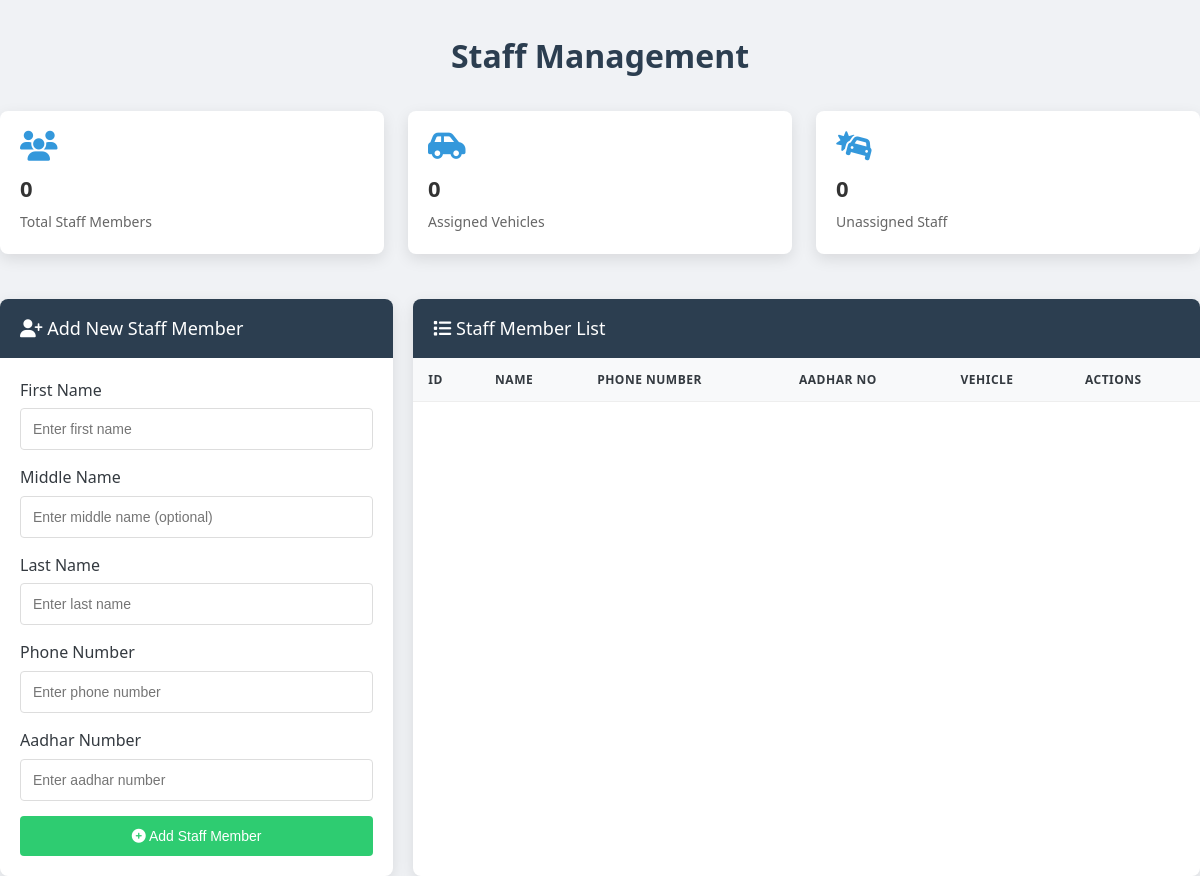
Page /php/workers.php on the earlier database version.
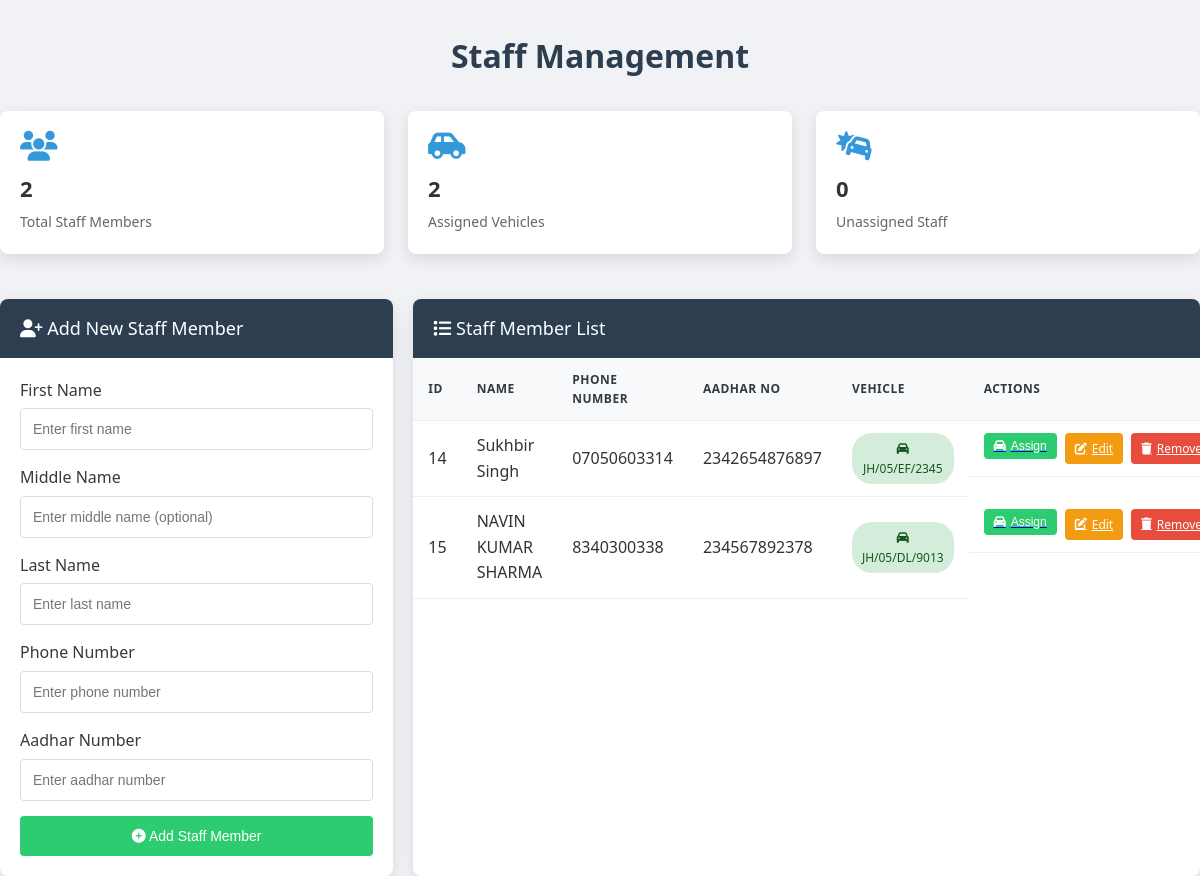
Same page on the later database version.
### tables this page shows
CREATE TABLE `members` (
  `id` int(11) NOT NULL,
  `firstname` varchar(50) NOT NULL,
  `middlename` varchar(50) DEFAULT NULL,
  `lastname` varchar(50) NOT NULL,
  `phoneNumber` varchar(15) NOT NULL,
  `aadharNo` varchar(20) NOT NULL,
  `vehicle` varchar(255) DEFAULT NULL
);

### php/workers.php (the view, shortened to what the changed rows need)
<?php
$servername = "localhost";
$username = "root";
$password = "";
$dbname = "final";
$conn = new mysqli($servername, $username, $password, $dbname);
$result = $conn->query("SELECT * FROM members");
$totalMembers = $result->num_rows;
$assignedResult = $conn->query("SELECT COUNT(*) as assigned FROM members WHERE vehicle IS NOT NULL AND vehicle != ''");
$assignedRow = $assignedResult->fetch_assoc();
$assignedVehicles = $assignedRow['assigned'];
?>
<!DOCTYPE html>
<html lang="en">
<head>
    <link rel="stylesheet" href="https://cdnjs.cloudflare.com/ajax/libs/font-awesome/6.4.0/css/all.min.css">
</head>
<body>
    <h1 class="page-title">Staff Management</h1>
    <div class="dashboard-stats">
        <div class="stat-card">
            <i class="fas fa-users"></i>
            <h3><?php echo $totalMembers; ?></h3>
            <p>Total Staff Members</p>
        </div>
        <div class="stat-card">
            <i class="fas fa-car-side"></i>
            <h3><?php echo $assignedVehicles; ?></h3>
            <p>Assigned Vehicles</p>
        </div>
    </div>
    <div class="main-container">
        <div class="form-container">
            <div class="form-header">
                <h2><i class="fas fa-user-plus"></i> Add New Staff Member</h2>
            </div>
        </div>
        <div class="table-container">
            <div class="table-header">
                <h2><i class="fas fa-list"></i> Staff Member List</h2>
            </div>
            <div style="overflow-x: auto;">
                <table class="member-table">
                    <thead>
                        <tr>
                            <th>ID</th>
                            <th>Name</th>
                            <th>Phone Number</th>
                            <th>Aadhar No</th>
                            <th>Vehicle</th>
                            <th>Actions</th>
                        </tr>
                    </thead>
                    <tbody>
                        <?php while ($row = $result->fetch_assoc()): ?>
                        <tr>
                            <td><?= $row["id"] ?></td>
                            <td>
                                <?= $row["firstname"] ?>
                                <?= $row["middlename"] ? $row["middlename"] : "" ?>
                                <?= $row["lastname"] ?>
                            </td>
                            <td><?= $row["phoneNumber"] ?></td>
                            <td><?= $row["aadharNo"] ?></td>
                            <td>
                                <?php if($row["vehicle"]): ?>
                                    <span class="badge badge-assigned">
                                        <i class="fas fa-car"></i> <?= $row["vehicle"] ?>
                                    </span>
                                <?php else: ?>
                                    <span class="badge badge-unassigned">
                                        <i class="fas fa-triangle-exclamation"></i> Not Assigned
                                    </span>
                                <?php endif; ?>
                            </td>
                            <td class="action-buttons">
                               <a href="assign_vehicle.php?id=<?= $row['id']?>"> <button class="btn btn-sm btn-success" onclick="openAssignModal(<?= $row['id'] ?>)">
                                    <i class="fas fa-car"></i> Assign
                                </button>
                                </a>
                                <a href="edit_member.php?id=<?= $row['id'] ?>" class="btn btn-sm btn-warning">
                                    <i class="fas fa-edit"></i> Edit
                                </a>
                                <a href="delete_member.php?id=<?= $row['id'] ?>" class="btn btn-sm btn-danger" onclick="return confirm('Are you sure you want to remove this member?');">
                                    <i class="fas fa-trash"></i> Remove
                                </a>
                            </td>
                        </tr>
                        <?php endwhile; ?>
                    </tbody>
                </table>
            </div>
        </div>
    </div>
</body>
</html>

Differences in the rows shown:
added members: id "14", firstname "Sukhbir", lastname "Singh", phoneNumber "07050603314", aadharNo "2342654876897", vehicle "JH/05/EF/2345"
added members: id "15", firstname "NAVIN", middlename "KUMAR", lastname "SHARMA", phoneNumber "8340300338", aadharNo "234567892378", vehicle "JH/05/DL/9013"
Other differences:
$totalMembers: "0" → "2"
$assignedVehicles: "0" → "2"
